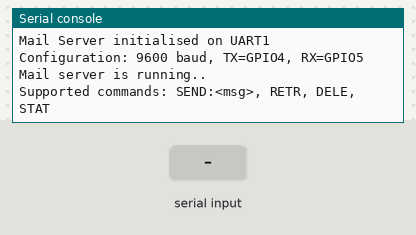
Simulated run of this program. Board: MicroPython board. Shown: the last lines printed to the serial console. The inputs (shaded band) are chosen by the test bench.

Above: at 1.2 s.
1.3 s: "SEND:\n" received over the second serial link
At 2.0 s:
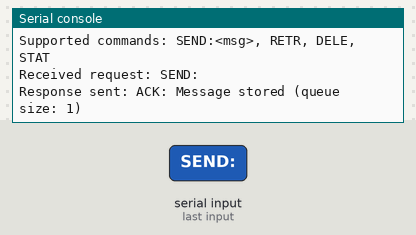
2.8 s: "RETR\n" received over the second serial link
At 3.2 s:
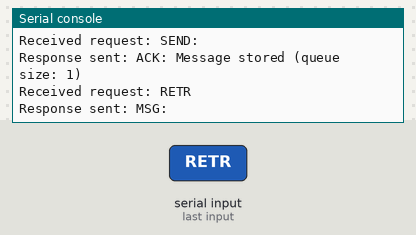
4.3 s: "DELE\n" received over the second serial link
At 5.5 s:
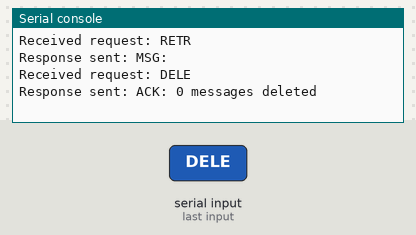
5.8 s: "STAT\n" received over the second serial link
At 6.8 s:
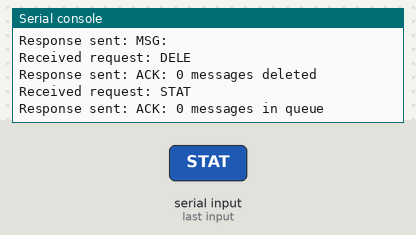
7.3 s: "1\n" received over the second serial link
At 8.0 s:
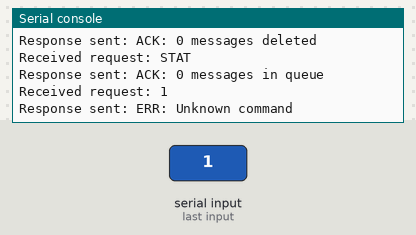
8.8 s: "RETR\n" received over the second serial link
At 10.4 s:
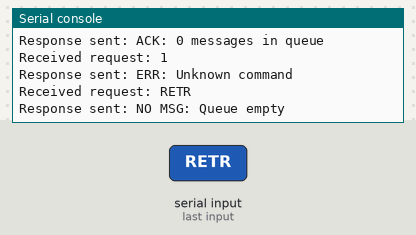

The program:

server.py
```python
from machine import Pin, UART
import time

class MailServer:
    # Simple mail server implementation using UART communication
    def __init__(self, uart_id=1, baudrate=9600, tx_pin=4, rx_pin=5):
        # Init UART communication:
        # uart_id (int): UART peripheral number (0 or 1)
        # baudrate (int): Communication speed in bits per second
        # tx_pin (int): GPIO pin for transmission
        # rx_pin (int): GPIO pin for reception
        self.uart = UART(uart_id, baudrate=baudrate, tx=Pin(tx_pin), rx=Pin(rx_pin))
        self.message_queue = []
        self.max_queue_size = 10  # Prevent memory overflow

        print(f"Mail Server initialised on UART{uart_id}")
        print(f"Configuration: {baudrate} baud, TX=GPIO{tx_pin}, RX=GPIO{rx_pin}")

    def send_response(self, response):
        self.uart.write(f"{response}\n".encode('utf-8'))
        print(f"Response sent: {response}")

    def process_incoming(self):
        if self.uart.any():
            try:
                # Read complete line from client
                raw_data = self.uart.readline()
                if raw_data:
                    request = raw_data.decode('utf-8').strip()
                    print(f"Received request: {request}")
                    self.handle_client_request(request)
            except Exception as e:
                print(f"Error processing request: {e}")
                self.send_response("ERR: Processing error")

    def handle_client_request(self, request):
        if request.startswith("SEND:"):
            self._handle_send_command(request)
        elif request == "RETR":
            self._handle_retrieve_command()
        elif request == "DELE":
            self._handle_delete_command()
        elif request == "STAT":
            self._handle_status_command()
        else:
            self.send_response("ERR: Unknown command")

    def _handle_send_command(self, request):
        try:
            message = request.split(":", 1)[1]  # Extract message after ':'

            if len(self.message_queue) >= self.max_queue_size:
                self.send_response("ERR: Queue full")
                return

            self.message_queue.append(message)
            self.send_response(f"ACK: Message stored (queue size: {len(self.message_queue)})")

        except IndexError:
            self.send_response("ERR: SEND command requires message")

    def _handle_retrieve_command(self):
        if self.message_queue:
            message = self.message_queue.pop(0)  # FIFO retrieval
            self.send_response(f"MSG: {message}")
        else:
            self.send_response("NO MSG: Queue empty")

    def _handle_delete_command(self):
        deleted_count = len(self.message_queue)
        self.message_queue.clear()
        self.send_response(f"ACK: {deleted_count} messages deleted")

    def _handle_status_command(self):
        count = len(self.message_queue)
        self.send_response(f"ACK: {count} messages in queue")

    def run(self):
        # Main server loop - continuously process client requests
        print("Mail server is running..")
        print("Supported commands: SEND:<msg>, RETR, DELE, STAT")

        while True:
            self.process_incoming()
            time.sleep(0.1)  # Prevent excessive CPU usage

# Main execution
if __name__ == "__main__":
    server = MailServer()
    server.run()
```

Measured:
- after the input at 1.3 s, the serial console: prints a new line at once (image 1)
- after the input at 2.8 s, the serial console: prints a new line at once (image 2)
- after the input at 4.3 s, the serial console: prints a new line at once (image 3)
- after the input at 5.8 s, the serial console: prints a new line at once (image 4)
- after the input at 7.3 s, the serial console: prints a new line after 0.05 s (image 5)
- after the input at 8.8 s, the serial console: prints a new line after 0.05 s (image 6)
